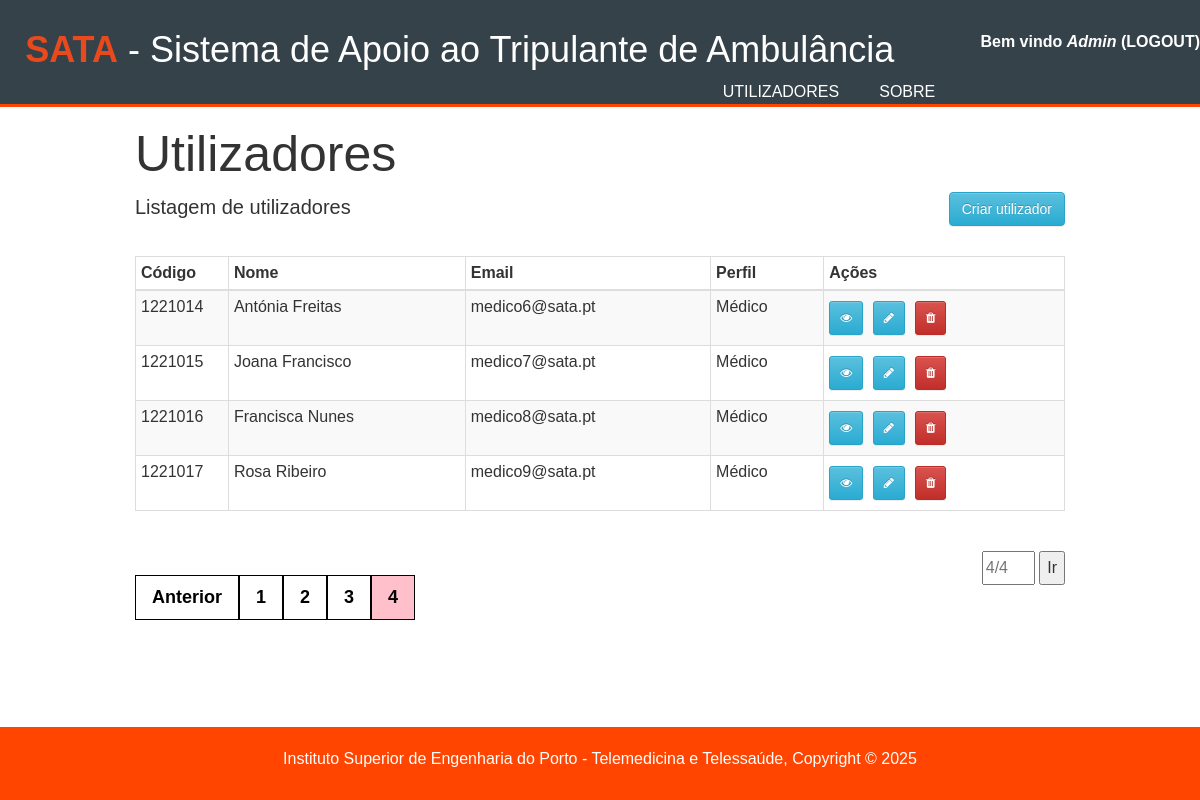
Screenshot of /Código/utilizadores/listar.php?page=4 (signed in) with the database file from the repository.
### tables this page shows
CREATE TABLE utilizador (
   id					INT 			NOT NULL AUTO_INCREMENT,
   id_perfil			INT 			NOT NULL,
   username 			VARCHAR(256) 	NOT NULL UNIQUE,
   password 			VARCHAR(256) 	NOT NULL,
   email 				VARCHAR(256) 	NOT NULL UNIQUE,
   nome 				VARCHAR(256) 	NOT NULL,
   codigo				VARCHAR(256) 	NOT NULL,
   ativo 				BOOLEAN			NOT NULL,
   PRIMARY KEY (id),
   FOREIGN KEY (id_perfil) 			REFERENCES perfil (id)
);

CREATE TABLE perfil (
   id 					INT 			NOT NULL AUTO_INCREMENT,
   nome					VARCHAR(256) 	NOT NULL,
   PRIMARY KEY (id)
);

### Código/code/session.php (called while the page is built, shortened)
<?php
	require_once "db_config.php";
	if(isset($_SESSION['login_user']) && !empty($_SESSION['login_user'])) {
		$user_check=$_SESSION['login_user'];
		$query = "SELECT id, id_perfil, nome FROM utilizador WHERE username='$user_check' AND ativo = true";
		$res = mysqli_query($conn, $query);
		$row = mysqli_fetch_row($res);
		$login_session_perfil = $row[1];
		$login_session = $row[2];
	} else {
		mysqli_close($conn);
		header('Location: index.php');
	}
?>

### Código/utilizadores/listar.php (the view, shortened to what this page needs)
<?php
	require_once('../code/db_config.php');
	require_once('../code/session.php');
?>
<!DOCTYPE html>
<html>
	<head>
		<link rel="stylesheet" href="https://maxcdn.bootstrapcdn.com/bootstrap/3.3.2/css/bootstrap.min.css">
		<link rel="stylesheet" href="https://maxcdn.bootstrapcdn.com/bootstrap/3.3.2/css/bootstrap-theme.min.css">
		<link rel="stylesheet" href="https://cdnjs.cloudflare.com/ajax/libs/font-awesome/4.7.0/css/font-awesome.min.css">
		<link rel="stylesheet" type="text/css" media="screen" href="../css/style.css" />
	</head>
	<body>
		<?php include '../header.php'; ?>
		<section id="showcase">
			<div class="container">
			<?php
				$per_page_record = 5;
				if (isset($_GET["page"])) {
					$page  = $_GET["page"];
				}
				else {
					$page = 1;
				}
				$start_from = ($page-1) * $per_page_record;
				$query = "SELECT * FROM utilizador u, perfil p WHERE u.id_perfil = p.id AND ativo = true ORDER BY 1 LIMIT $start_from, $per_page_record";
				$res = mysqli_query ($conn, $query);
			?>
			<div>
				<h1>Utilizadores</h1>
				<div class="row">
					<div class="col-md-6">
						<p>Listagem de utilizadores</p>
					</div>
					<div class="col-md-6" style="text-align: right;">
						<form action="criar.php" class="form" method="POST">
							<input class="btn btn-info" type="submit" name="inserir" value="Criar utilizador" />
						</form>
					</div>
				</div>
				<table class="table table-striped table-condensed table-bordered">
					<thead>
						<tr>
						<th width="10%">Código</th>
						<th>Nome</th>
						<th>Email</th>
						<th>Perfil</th>
						<th>Ações</th>
						</tr>
					</thead>
					<tbody>
						<?php
							while ($row = mysqli_fetch_array($res)) { ?>
							<tr id="<?php echo $row["0"]; ?>">
								<td><?php echo $row["6"]; ?></td>
								<td><?php echo $row["5"]; ?></td>
								<td><?php echo $row["4"]; ?></td>
								<td><?php echo $row["9"]; ?></td>
								<td>
									<button class="btn btn-info btn-sm view"><i class="fa fa-eye"></i></button>
									<?php
										if ($row["8"] != 10){
											echo "<button style='margin: 5px' class='btn btn-info btn-sm edit'><i class='fa fa-pencil'></i></button>";
											echo "<button style='margin: 5px' class='btn btn-danger btn-sm remove'><i class='fa fa-trash'></i></button>";
										}
									?>
								</td>
							</tr>
						<?php }; ?>
					</tbody>
				</table>
				<div class="pagination">
				<?php
					$query = "SELECT COUNT(*) FROM utilizador WHERE ativo = true";
					$res = mysqli_query($conn, $query);
					$row = mysqli_fetch_row($res);
					$total_records = $row[0];
					$total_pages = ceil($total_records / $per_page_record);
					$pagLink = "";
					if($page>=2){
						echo "<a href='listar.php?page=".($page-1)."'>  Anterior </a>";
					}
					for ($i=1; $i<=$total_pages; $i++) {
						if ($i == $page) {
							$pagLink .= "<a class = 'active' href='listar.php?page=".$i."'>".$i." </a>";
						}
						else  {
							$pagLink .= "<a href='listar.php?page=".$i."'>".$i." </a>";
						}
					};
					echo $pagLink;
				?>
				</div>
				<div class="inline">
					<input id="page" type="number" min="1" max="<?php echo $total_pages?>" placeholder="<?php echo $page."/".$total_pages; ?>" required>
					<button onClick="go2Page();">Ir</button>
				</div>
			</div>
		</section>
		<?php include '../footer.php'; ?>
	</body>
</html>

### Código/header.php (shortened to what this page needs)
<header>
	<div style="float:right;">
		<b id="welcome">Bem vindo <i><?php echo $login_session; ?></i></b>
		<b id="logout"><a href="/sata/code/logout.php">(logout)</a></b>
	</div>
	<div class="container">
		<div id="branding">
			<h1><span class="highlight">SATA</span> - Sistema de Apoio ao Tripulante de Ambulância</h1>
		</div>
		<nav>
			<ul>
				<?php
					if ($login_session_perfil == 10) {
						echo "<li><a href=\"/sata/utilizadores/listar.php\">Utilizadores</a></li>";
					}
				?>
				<li><a href="/sata/sobre.php">Sobre</a></li>
			</ul>
		</nav>
	</div>
</header>

### Código/css/style.css (style rules this page uses)
body { font-family: Arial, Helvetica, sans-serif; line-height: 1.5; font-size: 16px; padding: 0px; margin: 0 px; background-color: #f4f4f4; }
.container { width: 80%; margin: auto; overflow: hidden; }
ul { margin: 0px; padding: 0px; }
header { background: #35424a; color: white; padding-top: 30px; min-height: 70px; border-bottom: orangered solid 3px; }
header a { color: #ffffff; text-decoration: none; text-transform: uppercase; font-size: 16px; }
header li { float: left; display: inline; padding: 0px 20px 0px 20px; }
header #branding { float: left; }
header #branding h1 { margin: 0px; }
header nav { float: right; margin-top: 10px; }
header .highlight, header .current a { color: #e8491d; font-weight: bold; }
#showcase { min-height: 600px; }
#showcase h1 { font-size: 50px; margin-bottom: 10px; }
#showcase p { font-size: 20px; }
body { background-color: white; -webkit-user-select: none; -moz-user-select: none; user-select: none; }
table { border-collapse: collapse; }
.inline { display: inline-block; float: right; margin: 20px 0px; }
input, button { height: 34px; }
.pagination { display: inline-block; }
.pagination a { font-weight:bold; font-size:18px; color: black; float: left; padding: 8px 16px; text-decoration: none; border:1px solid black; }
.pagination a.active { background-color: pink; }

### rows the page displays
utilizador: nome "Admin"
utilizador: codigo "1221014", nome "Antónia Freitas", email "medico6@sata.pt", id_perfil.nome "Médico"
utilizador: codigo "1221015", nome "Joana Francisco", email "medico7@sata.pt", id_perfil.nome "Médico"
utilizador: codigo "1221016", nome "Francisca Nunes", email "medico8@sata.pt", id_perfil.nome "Médico"
utilizador: codigo "1221017", nome "Rosa Ribeiro", email "medico9@sata.pt", id_perfil.nome "Médico"
